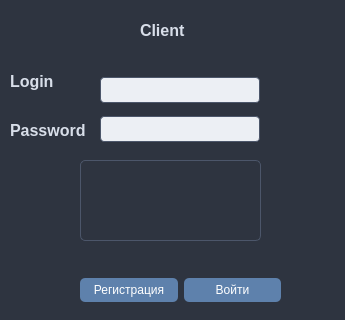
<?xml version="1.0" encoding="UTF-8"?>
<ui version="4.0">
 <class>LoginWindow</class>
 <widget class="QDialog" name="LoginWindow">
  <property name="geometry">
   <rect>
    <x>0</x>
    <y>0</y>
    <width>345</width>
    <height>320</height>
   </rect>
  </property>
  <property name="windowTitle">
   <string>Dialog</string>
  </property>
  <property name="autoFillBackground">
   <bool>false</bool>
  </property>
  <property name="styleSheet">
   <string notr="true">background-color: #2E3440;
color: #D8DEE9; </string>
  </property>
  <widget class="QLabel" name="label">
   <property name="geometry">
    <rect>
     <x>140</x>
     <y>20</y>
     <width>61</width>
     <height>21</height>
    </rect>
   </property>
   <property name="styleSheet">
    <string notr="true">QLabel {
    color: #D8DEE9;
    background: transparent; /* Или убрать фон вообще */
    font-weight: bold;
    font-size: 12pt;
}</string>
   </property>
   <property name="text">
    <string>Client</string>
   </property>
  </widget>
  <widget class="QTextEdit" name="textEdit_3">
   <property name="geometry">
    <rect>
     <x>80</x>
     <y>160</y>
     <width>181</width>
     <height>81</height>
    </rect>
   </property>
   <property name="styleSheet">
    <string notr="true">QTextEdit {
    background-color: #2E3440;
    color: #A3BE8C;
    border: 1px solid #4C566A;
    border-radius: 5px;
    padding: 6px;
}</string>
   </property>
  </widget>
  <widget class="QWidget" name="gridLayoutWidget">
   <property name="geometry">
    <rect>
     <x>10</x>
     <y>60</y>
     <width>91</width>
     <height>91</height>
    </rect>
   </property>
   <layout class="QGridLayout" name="gridLayout">
    <item row="0" column="0">
     <widget class="QLabel" name="label_2">
      <property name="styleSheet">
       <string notr="true">QLabel {
    color: #D8DEE9;
    background: transparent; /* Или убрать фон вообще */
    font-weight: bold;
    font-size: 12pt;
}</string>
      </property>
      <property name="text">
       <string>Login</string>
      </property>
     </widget>
    </item>
    <item row="1" column="0">
     <widget class="QLabel" name="label_3">
      <property name="styleSheet">
       <string notr="true">QLabel {
    color: #D8DEE9;
    background: transparent; /* Или убрать фон вообще */
    font-weight: bold;
    font-size: 12pt;
}</string>
      </property>
      <property name="text">
       <string>Password</string>
      </property>
     </widget>
    </item>
   </layout>
  </widget>
  <widget class="QWidget" name="gridLayoutWidget_2">
   <property name="geometry">
    <rect>
     <x>100</x>
     <y>70</y>
     <width>160</width>
     <height>80</height>
    </rect>
   </property>
   <layout class="QGridLayout" name="gridLayout_2">
    <item row="0" column="0">
     <widget class="QLineEdit" name="lineEdit">
      <property name="styleSheet">
       <string notr="true">QLineEdit {
    background-color: #ECEFF4;
    color: black;
    border: 1px solid #4C566A;
    border-radius: 4px;
    padding: 4px;
}</string>
      </property>
     </widget>
    </item>
    <item row="1" column="0">
     <widget class="QLineEdit" name="lineEdit_2">
      <property name="styleSheet">
       <string notr="true">QLineEdit {
    background-color: #ECEFF4;
    color: black;
    border: 1px solid #4C566A;
    border-radius: 4px;
    padding: 4px;
}</string>
      </property>
     </widget>
    </item>
   </layout>
  </widget>
  <widget class="QWidget" name="gridLayoutWidget_3">
   <property name="geometry">
    <rect>
     <x>80</x>
     <y>250</y>
     <width>201</width>
     <height>80</height>
    </rect>
   </property>
   <layout class="QGridLayout" name="gridLayout_3">
    <item row="0" column="0">
     <widget class="QPushButton" name="pushButton">
      <property name="styleSheet">
       <string notr="true">QPushButton {
    background-color: #5E81AC;
    color: white;
    border-radius: 5px;
    padding: 5px;
}
QPushButton:hover {
    background-color: #81A1C1;
}</string>
      </property>
      <property name="text">
       <string>Регистрация</string>
      </property>
     </widget>
    </item>
    <item row="0" column="1">
     <widget class="QPushButton" name="pushButton_2">
      <property name="styleSheet">
       <string notr="true">QPushButton {
    background-color: #5E81AC;
    color: white;
    border-radius: 5px;
    padding: 5px;
}
QPushButton:hover {
    background-color: #81A1C1;
}</string>
      </property>
      <property name="text">
       <string>Войти</string>
      </property>
     </widget>
    </item>
   </layout>
  </widget>
 </widget>
 <resources/>
 <connections/>
</ui>
